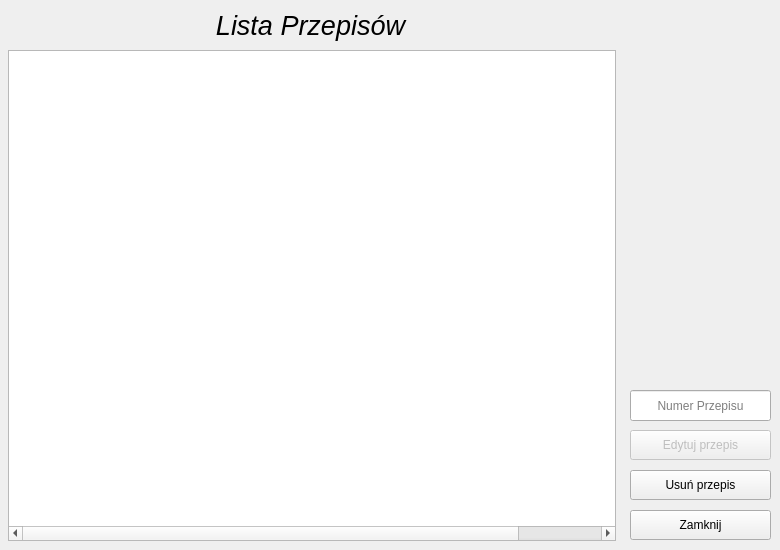
    <widget class="QWidget" name="page_2">
     <widget class="QPushButton" name="MainPageButton">
      <property name="geometry">
       <rect>
        <x>630</x>
        <y>510</y>
        <width>141</width>
        <height>30</height>
       </rect>
      </property>
      <property name="text">
       <string>Zamknij</string>
      </property>
     </widget>
     <widget class="QLabel" name="label_7">
      <property name="geometry">
       <rect>
        <x>10</x>
        <y>10</y>
        <width>601</width>
        <height>31</height>
       </rect>
      </property>
      <property name="font">
       <font>
        <pointsize>20</pointsize>
        <weight>50</weight>
        <italic>true</italic>
        <bold>false</bold>
        <underline>false</underline>
       </font>
      </property>
      <property name="layoutDirection">
       <enum>Qt::LeftToRight</enum>
      </property>
      <property name="text">
       <string>Lista Przepisów</string>
      </property>
      <property name="alignment">
       <set>Qt::AlignCenter</set>
      </property>
     </widget>
     <widget class="QTableWidget" name="tableWidget">
      <property name="geometry">
       <rect>
        <x>8</x>
        <y>50</y>
        <width>608</width>
        <height>491</height>
       </rect>
      </property>
      <property name="editTriggers">
       <set>QAbstractItemView::NoEditTriggers</set>
      </property>
      <property name="alternatingRowColors">
       <bool>true</bool>
      </property>
      <property name="selectionBehavior">
       <enum>QAbstractItemView::SelectRows</enum>
      </property>
      <property name="sortingEnabled">
       <bool>true</bool>
      </property>
      <attribute name="horizontalHeaderVisible">
       <bool>false</bool>
      </attribute>
      <attribute name="horizontalHeaderCascadingSectionResizes">
       <bool>false</bool>
      </attribute>
      <attribute name="horizontalHeaderStretchLastSection">
       <bool>false</bool>
      </attribute>
      <column>
       <property name="text">
        <string>Nazwa przepisu</string>
       </property>
       <property name="textAlignment">
        <set>AlignHCenter|AlignVCenter|AlignCenter</set>
       </property>
      </column>
      <column>
       <property name="text">
        <string>Kategoria</string>
       </property>
       <property name="textAlignment">
        <set>AlignHCenter|AlignVCenter|AlignCenter</set>
       </property>
      </column>
      <column>
       <property name="text">
        <string>Ilość skł.</string>
       </property>
       <property name="textAlignment">
        <set>AlignHCenter|AlignVCenter|AlignCenter</set>
       </property>
      </column>
      <column>
       <property name="text">
        <string>Porcje</string>
       </property>
       <property name="textAlignment">
        <set>AlignHCenter|AlignVCenter|AlignCenter</set>
       </property>
      </column>
      <column>
       <property name="text">
        <string>Opis</string>
       </property>
       <property name="textAlignment">
        <set>AlignHCenter|AlignVCenter|AlignCenter</set>
       </property>
      </column>
      <column>
       <property name="text">
        <string>Czas przygotowania</string>
       </property>
       <property name="textAlignment">
        <set>AlignHCenter|AlignVCenter|AlignCenter</set>
       </property>
      </column>
      <column>
       <property name="text">
        <string/>
       </property>
      </column>
     </widget>
     <widget class="QPushButton" name="pushButton_RemoveNumber">
      <property name="geometry">
       <rect>
        <x>630</x>
        <y>470</y>
        <width>141</width>
        <height>30</height>
       </rect>
      </property>
      <property name="text">
       <string>Usuń przepis</string>
      </property>
     </widget>
     <widget class="QPushButton" name="pushButton_EditRecipe">
      <property name="enabled">
       <bool>false</bool>
      </property>
      <property name="geometry">
       <rect>
        <x>630</x>
        <y>430</y>
        <width>141</width>
        <height>30</height>
       </rect>
      </property>
      <property name="text">
       <string>Edytuj przepis</string>
      </property>
     </widget>
     <widget class="QLineEdit" name="lineEdit_EditRecipe">
      <property name="geometry">
       <rect>
        <x>630</x>
        <y>390</y>
        <width>141</width>
        <height>31</height>
       </rect>
      </property>
      <property name="alignment">
       <set>Qt::AlignCenter</set>
      </property>
      <property name="placeholderText">
       <string>Numer Przepisu</string>
      </property>
     </widget>
    </widget>
